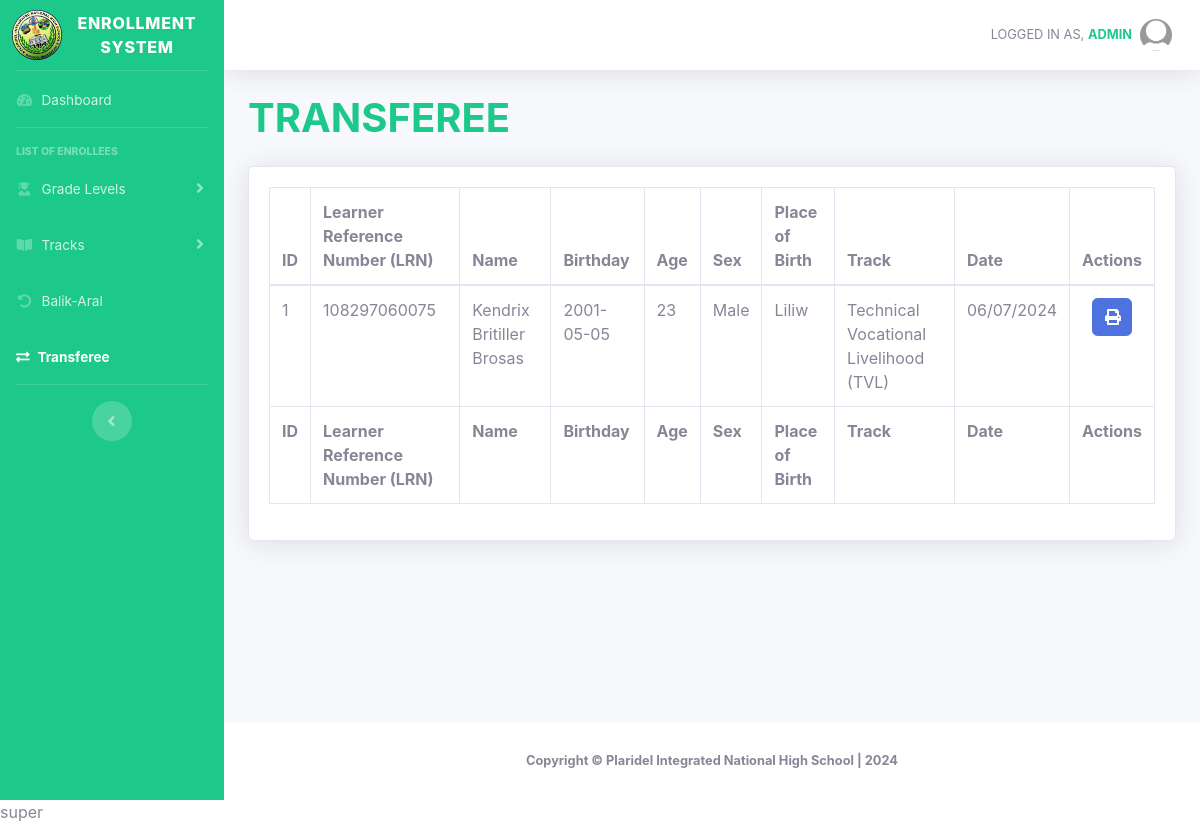
/supertransferee.php (signed in), run on an earlier commit of the app's database.
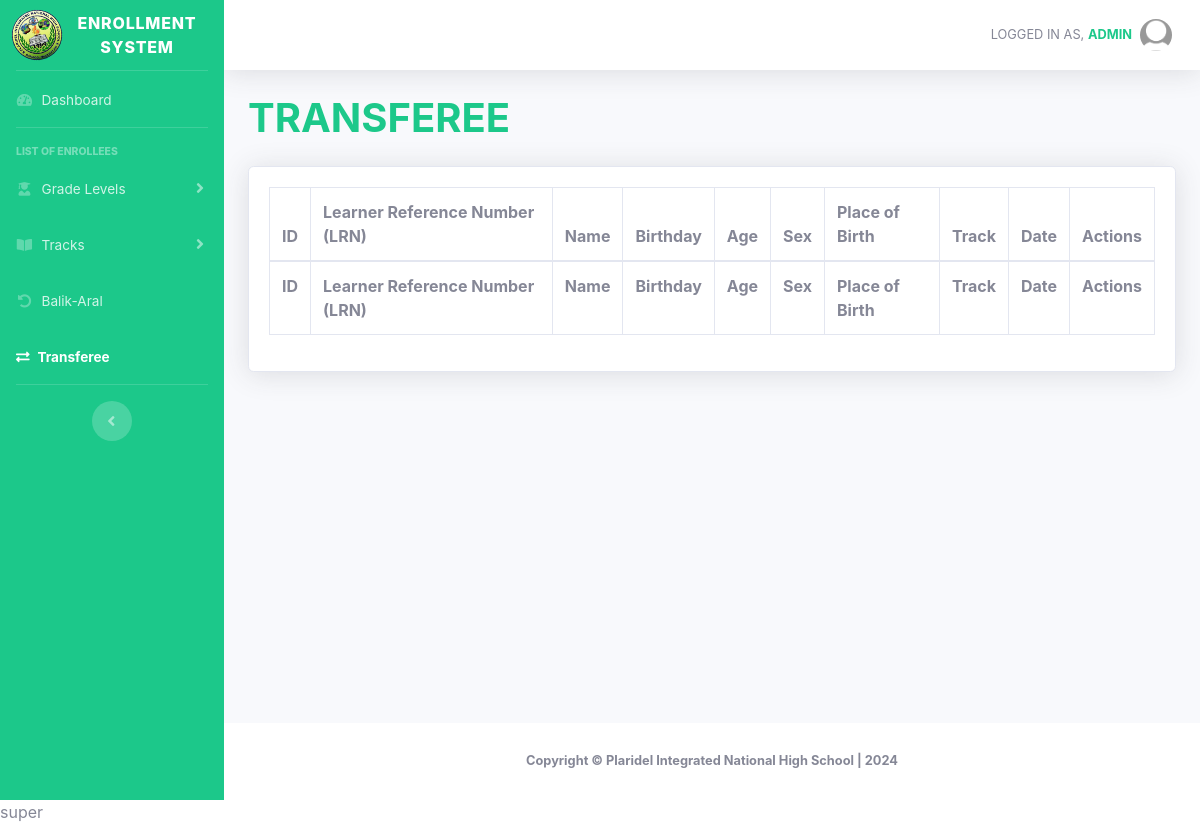
And on a later commit of the database.
### tables this page shows
CREATE TABLE `enrollment` (
  `id` int(11) NOT NULL,
  `schoolyear` varchar(100) NOT NULL,
  `gradelevel` varchar(100) NOT NULL,
  `lrn` varchar(100) NOT NULL,
  `reference` varchar(100) NOT NULL,
  `balikaral` varchar(100) NOT NULL,
  `transfer` varchar(100) NOT NULL,
  `birthnumber` varchar(100) NOT NULL,
  `lastname` varchar(100) NOT NULL,
  `firstname` varchar(100) NOT NULL,
  `middlename` varchar(100) NOT NULL,
  `extension` varchar(100) NOT NULL,
  `sex` varchar(100) NOT NULL,
  `birthday` varchar(100) NOT NULL,
  `age` varchar(100) NOT NULL,
  `mother_tongue` varchar(100) NOT NULL,
  `placeofbirth` varchar(100) NOT NULL,
  `ip` varchar(100) NOT NULL,
  `indigenous` varchar(100) NOT NULL,
  `pantawid` varchar(100) NOT NULL,
  `pantawidProgram` varchar(100) NOT NULL,
  `disability` varchar(100) NOT NULL,
  `learnerdisability` varchar(100) NOT NULL,
  `housenumber_text` varchar(100) NOT NULL,
  `streetname_text` varchar(100) NOT NULL,
  `barangay_text` varchar(100) NOT NULL,
  `city_text` varchar(100) NOT NULL,
  `province_text` varchar(100) NOT NULL,
  `country_text` varchar(100) NOT NULL,
  `zipcode` varchar(100) NOT NULL,
  `permanent_housenumber_text` varchar(100) NOT NULL,
  `permanent_streetname_text` tinytext NOT NULL,
  `permanent_barangay_text` varchar(100) NOT NULL,
  `permanent_city_text` varchar(100) NOT NULL,
  `permanent_province_text` varchar(100) NOT NULL,
  `permanent_country_text` varchar(100) NOT NULL,
  `permanent_zipcode` varchar(100) NOT NULL,
  `fathers_lastname` varchar(100) NOT NULL,
  `fathers_firstname` varchar(100) NOT NULL,
  `fathers_middlename` varchar(100) NOT NULL,
  `fathers_phonenumber` varchar(100) NOT NULL,
  `mothers_lastname` varchar(100) NOT NULL,
  `mothers_firstname` varchar(100) NOT NULL,
  `mothers_middlename` varchar(100) NOT NULL,
  `mothers_phonenumber` varchar(100) NOT NULL,
  `guardians_lastname` varchar(100) NOT NULL,
  `guardians_firstname` varchar(100) NOT NULL,
  `guardians_middlename` varchar(100) NOT NULL,
  `guardians_phonenumber` varchar(100) NOT NULL,
  `lastgradelevel` varchar(100) NOT NULL,
  `lastschoolyear` varchar(100) NOT NULL,
  `lastschoolattended` varchar(100) NOT NULL,
  `schoolid` varchar(100) NOT NULL,
  `semester` varchar(100) NOT NULL,
  `track` varchar(100) NOT NULL,
  `strand` varchar(100) NOT NULL,
  `modality` varchar(100) NOT NULL,
  `date` varchar(100) NOT NULL,
  `time` varchar(100) NOT NULL
);

### supertransferee.php (the view, shortened to what the changed rows need)
<!DOCTYPE html>
<html lang="en">
<head>
    <link href="vendor/fontawesome-free/css/all.min.css" rel="stylesheet" type="text/css">
    <link href="css/sb-admin-2.min.css" rel="stylesheet">
    <link href="vendor/datatables/dataTables.bootstrap4.min.css" rel="stylesheet">
    <link rel="stylesheet" type="text/css" href="https://cdn.datatables.net/1.10.25/css/dataTables.bootstrap4.min.css">
    <link rel="stylesheet" type="text/css" href="https://cdn.datatables.net/buttons/1.7.1/css/buttons.bootstrap4.min.css">
</head>
<body id="page-top">
    <div id="wrapper">
        <div id="content-wrapper" class="d-flex flex-column">
            <div id="content">
                <div class="container-fluid">
                    <div class="d-sm-flex align-items-center justify-content-between mb-4">
                        <h1 class="h1 mb-0 text-success" style="text-transform:uppercase;"><b>Transferee</b></h1>
                    </div>
                    <div class="card shadow mb-4">
                        <div class="card-body">
                            <div class="table-responsive">
                                <table class="table table-bordered" id="dataTable" width="100%" cellspacing="0">
                                    <thead>
                                        <tr>
                                            <th>ID</th>
                                            <th>Learner Reference Number (LRN)</th>
                                            <th>Name</th>
                                            <th>Birthday</th>
                                            <th>Age</th>
                                            <th>Sex</th>
                                            <th>Place of Birth</th>
                                            <th>Track</th>
                                            <th>Date</th>
                                            <th>Actions</th>
                                        </tr>
                                    </thead>
                                    <tfoot>
                                        <tr>
                                            <th>ID</th>
                                            <th>Learner Reference Number (LRN)</th>
                                            <th>Name</th>
                                            <th>Birthday</th>
                                            <th>Age</th>
                                            <th>Sex</th>
                                            <th>Place of Birth</th>
                                            <th>Track</th>
                                            <th>Date</th>
                                            <th>Actions</th>
                                        </tr>
                                    </tfoot>
                                    <tbody>
                                        <?php
                                        include 'conn.php';
                                        $query = "SELECT * FROM enrollment WHERE transfer = 'Yes'";
                                        $query_run = mysqli_query($conn, $query);
                                        if (mysqli_num_rows($query_run) > 0) {
                                            foreach ($query_run as $items) {
                                        ?>
                                                <tr>
                                                    <td>
                                                        <?= $items['id']; ?>
                                                    </td>
                                                    <td>
                                                        <?= $items['reference']; ?>
                                                    </td>
                                                    <td>
                                                        <?= $items['firstname'] . " " . $items['middlename'] . " " . $items['lastname'] ?>
                                                    </td>
                                                    <td>
                                                        <?= $items['birthday']; ?>
                                                    </td>
                                                    <td>
                                                        <?= $items['age']; ?>
                                                    </td>
                                                    <td>
                                                        <?= $items['sex']; ?>
                                                    </td>
                                                    <td>
                                                        <?= $items['placeofbirth']; ?>
                                                    </td>
                                                    <td>
                                                        <?= $items['track']; ?>
                                                    </td>
                                                    <td>
                                                        <?= $items['date']; ?>
                                                    </td>
                                                    <td class="text-center">
                                                        <div class="btn-group me-2">
                                                            <a href="generateform.php?id=<?php echo $items['id']; ?>" target="_blank" class="btn btn-primary" style="width: 40px;">
                                                                <i class="fas fa-print"></i></a>
                                                        </div>
                                                    </td>
                                                </tr>
                                        <?php
                                            }
                                        }
                                        ?>
                                    </tbody>
                                </table>
                            </div>
                        </div>
                    </div>
                </div>
            </div>
        </div>
    </div>
</body>
</html>super

What changed in the data, as far as the page shows it:
removed enrollment: id "1", reference "108297060075", firstname "Kendrix", middlename "Britiller", lastname "Brosas", birthday "2001-05-05", age "23", sex "Male", placeofbirth "Liliw", track "Technical Vocational Livelihood (TVL)", date "06/07/2024"
